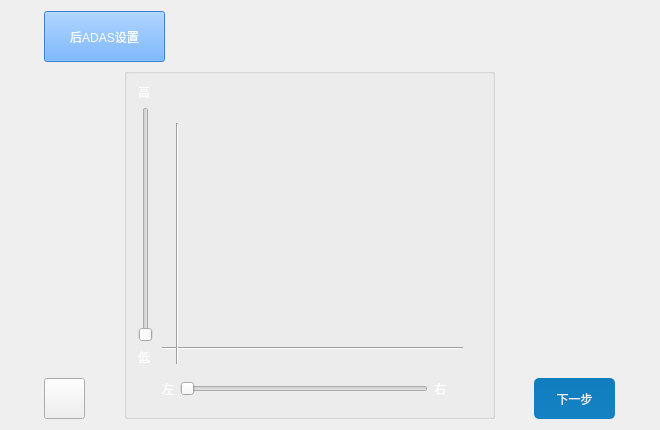
<?xml version="1.0" encoding="UTF-8"?>
<ui version="4.0">
 <class>rear_ADAS_setting</class>
 <widget class="QDialog" name="rear_ADAS_setting">
  <property name="geometry">
   <rect>
    <x>0</x>
    <y>0</y>
    <width>660</width>
    <height>430</height>
   </rect>
  </property>
  <property name="windowTitle">
   <string>Dialog</string>
  </property>
  <property name="styleSheet">
   <string notr="true">font: 75 10pt &quot;微软雅黑&quot;;</string>
  </property>
  <layout class="QGridLayout" name="gridLayout_5">
   <item row="0" column="0" colspan="3">
    <layout class="QGridLayout" name="gridLayout_2">
     <item row="0" column="0">
      <widget class="QPushButton" name="titleButton">
       <property name="enabled">
        <bool>false</bool>
       </property>
       <property name="minimumSize">
        <size>
         <width>121</width>
         <height>51</height>
        </size>
       </property>
       <property name="maximumSize">
        <size>
         <width>121</width>
         <height>51</height>
        </size>
       </property>
       <property name="styleSheet">
        <string notr="true">background-color:rgb(71, 154, 255);
color:rgb(255,255,255)</string>
       </property>
       <property name="text">
        <string>后ADAS设置</string>
       </property>
      </widget>
     </item>
     <item row="0" column="1">
      <spacer name="horizontalSpacer_4">
       <property name="orientation">
        <enum>Qt::Horizontal</enum>
       </property>
       <property name="sizeHint" stdset="0">
        <size>
         <width>498</width>
         <height>20</height>
        </size>
       </property>
      </spacer>
     </item>
    </layout>
   </item>
   <item row="1" column="0">
    <spacer name="verticalSpacer">
     <property name="orientation">
      <enum>Qt::Vertical</enum>
     </property>
     <property name="sizeHint" stdset="0">
      <size>
       <width>20</width>
       <height>303</height>
      </size>
     </property>
    </spacer>
   </item>
   <item row="1" column="1" rowspan="2">
    <widget class="QGroupBox" name="groupBox">
     <property name="minimumSize">
      <size>
       <width>371</width>
       <height>351</height>
      </size>
     </property>
     <property name="maximumSize">
      <size>
       <width>371</width>
       <height>351</height>
      </size>
     </property>
     <property name="styleSheet">
      <string notr="true">QGroupBox{
border-width:2px;
border-style:solid;
border-radius: 10px;
border-color:blue;
margin-top:0.5ex;
}
font: 75 10pt &quot;微软雅黑&quot;;</string>
     </property>
     <property name="title">
      <string/>
     </property>
     <layout class="QGridLayout" name="gridLayout_3" rowstretch="8,1" columnstretch="1,9,1">
      <item row="0" column="0">
       <layout class="QGridLayout" name="gridLayout_4">
        <item row="0" column="0">
         <widget class="QLabel" name="highLabel">
          <property name="styleSheet">
           <string notr="true">font: 75 10pt &quot;微软雅黑&quot;;color:rgb(255,255,255)</string>
          </property>
          <property name="text">
           <string>高</string>
          </property>
         </widget>
        </item>
        <item row="1" column="0">
         <widget class="QSlider" name="high_low_Slider">
          <property name="orientation">
           <enum>Qt::Vertical</enum>
          </property>
         </widget>
        </item>
        <item row="2" column="0">
         <widget class="QLabel" name="lowLabel">
          <property name="styleSheet">
           <string notr="true">color:rgb(255,255,255)</string>
          </property>
          <property name="text">
           <string>低</string>
          </property>
         </widget>
        </item>
       </layout>
      </item>
      <item row="0" column="1" colspan="2">
       <widget class="QWidget" name="widget" native="true">
        <widget class="Line" name="HorizontalLine">
         <property name="geometry">
          <rect>
           <x>0</x>
           <y>260</y>
           <width>301</width>
           <height>10</height>
          </rect>
         </property>
         <property name="styleSheet">
          <string notr="true">color:
rgb(255, 8, 12)</string>
         </property>
         <property name="orientation">
          <enum>Qt::Horizontal</enum>
         </property>
        </widget>
        <widget class="Line" name="VerticelLine">
         <property name="geometry">
          <rect>
           <x>10</x>
           <y>40</y>
           <width>10</width>
           <height>241</height>
          </rect>
         </property>
         <property name="styleSheet">
          <string notr="true">color:rgb(255, 2, 18)</string>
         </property>
         <property name="orientation">
          <enum>Qt::Vertical</enum>
         </property>
        </widget>
       </widget>
      </item>
      <item row="1" column="0">
       <spacer name="verticalSpacer_3">
        <property name="orientation">
         <enum>Qt::Vertical</enum>
        </property>
        <property name="sizeHint" stdset="0">
         <size>
          <width>20</width>
          <height>33</height>
         </size>
        </property>
       </spacer>
      </item>
      <item row="1" column="1">
       <layout class="QGridLayout" name="gridLayout">
        <item row="0" column="0">
         <widget class="QLabel" name="leftLabel">
          <property name="styleSheet">
           <string notr="true">color:rgb(255,255,255)</string>
          </property>
          <property name="text">
           <string>左</string>
          </property>
         </widget>
        </item>
        <item row="0" column="1">
         <widget class="QSlider" name="left_right_Slider">
          <property name="orientation">
           <enum>Qt::Horizontal</enum>
          </property>
         </widget>
        </item>
        <item row="0" column="2">
         <widget class="QLabel" name="rightLabel">
          <property name="styleSheet">
           <string notr="true">color:rgb(255,255,255)</string>
          </property>
          <property name="text">
           <string>右</string>
          </property>
         </widget>
        </item>
       </layout>
      </item>
      <item row="1" column="2">
       <spacer name="horizontalSpacer">
        <property name="orientation">
         <enum>Qt::Horizontal</enum>
        </property>
        <property name="sizeHint" stdset="0">
         <size>
          <width>28</width>
          <height>20</height>
         </size>
        </property>
       </spacer>
      </item>
     </layout>
     <zorder>widget</zorder>
     <zorder>horizontalSpacer</zorder>
    </widget>
   </item>
   <item row="1" column="2">
    <spacer name="verticalSpacer_2">
     <property name="orientation">
      <enum>Qt::Vertical</enum>
     </property>
     <property name="sizeHint" stdset="0">
      <size>
       <width>20</width>
       <height>303</height>
      </size>
     </property>
    </spacer>
   </item>
   <item row="2" column="0">
    <widget class="QPushButton" name="returnButton">
     <property name="minimumSize">
      <size>
       <width>41</width>
       <height>41</height>
      </size>
     </property>
     <property name="maximumSize">
      <size>
       <width>41</width>
       <height>41</height>
      </size>
     </property>
     <property name="styleSheet">
      <string notr="true">border-image:url(:/icon/Back.png)</string>
     </property>
     <property name="text">
      <string/>
     </property>
    </widget>
   </item>
   <item row="2" column="2">
    <widget class="QPushButton" name="nextButton">
     <property name="minimumSize">
      <size>
       <width>81</width>
       <height>41</height>
      </size>
     </property>
     <property name="maximumSize">
      <size>
       <width>81</width>
       <height>41</height>
      </size>
     </property>
     <property name="styleSheet">
      <string notr="true">QPushButton{
	border-style: none;
	border: 0px;
	color: #F0F0F0;
	padding: 5px;	
	border-radius:5px;
	background: qlineargradient(spread:pad, x1:0, y1:0, x2:0, y2:1, stop:0 #0F7DBE, stop:1 #1582C3); 
}

.QPushButton[focusPolicy=&quot;0&quot;] {
	border-style: none;
	border: 0px;
	color: #F0F0F0;
	padding: 0px;	
	border-radius:3px;
	background: qlineargradient(spread:pad, x1:0, y1:0, x2:0, y2:1, stop:0 #0F7DBE, stop:1 #1582C3); 
}

.QPushButton:hover{ 
	background: qlineargradient(spread:pad, x1:0, y1:0, x2:0, y2:1, stop:0 #50A3F0, stop:1 #489CEA);
}

.QPushButton:pressed{ 
	background: qlineargradient(spread:pad, x1:0, y1:0, x2:0, y2:1, stop:0 #0F7DBE, stop:1 #1582C3);
}</string>
     </property>
     <property name="text">
      <string>下一步</string>
     </property>
    </widget>
   </item>
  </layout>
 </widget>
 <resources/>
 <connections/>
</ui>
